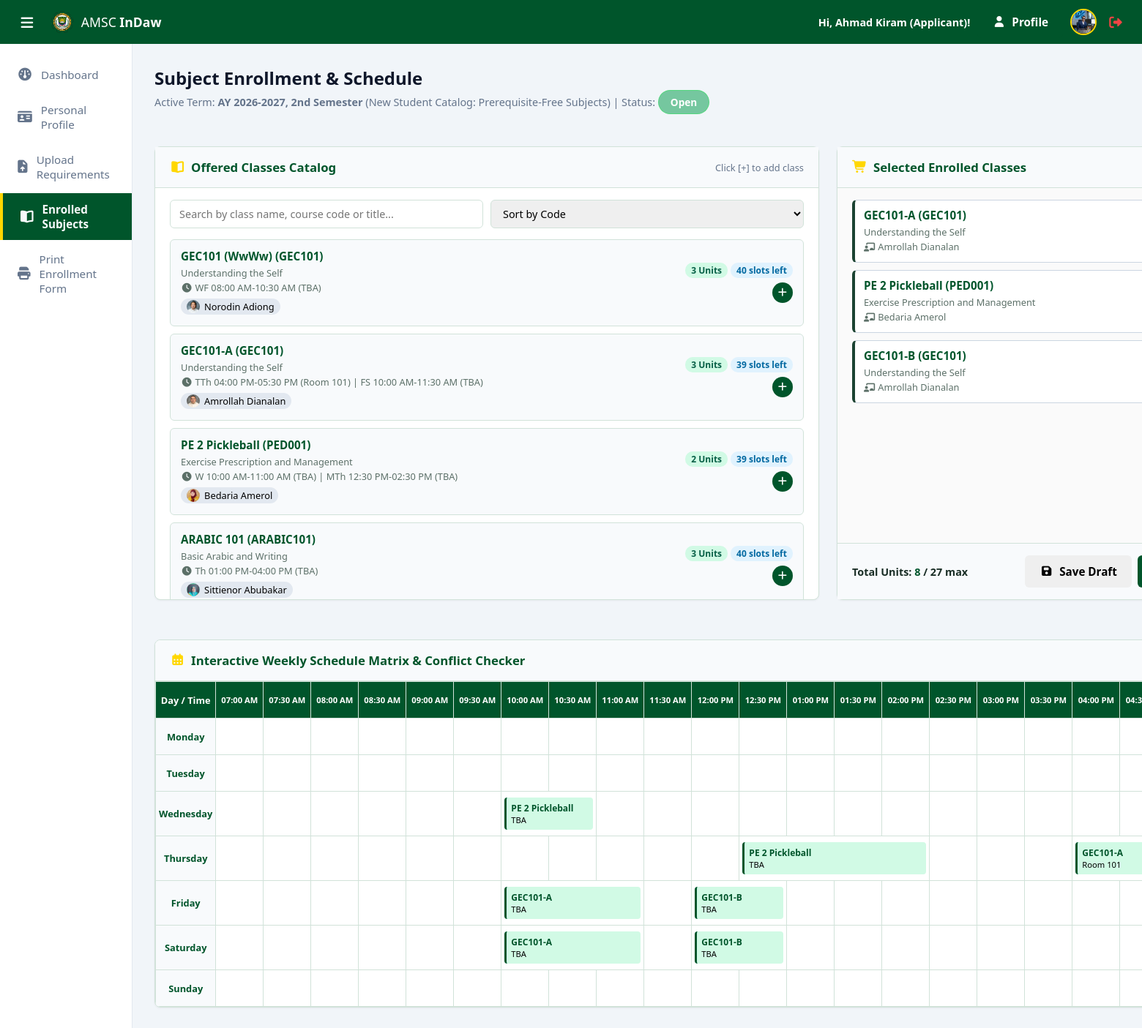
Page /applicant/enrollment.php (signed in) on the committed database.
### tables this page shows
CREATE TABLE `applicants` (
  `ApplicantID` int(11) NOT NULL,
  `UserID` int(11) NOT NULL,
  `ApplicationNumber` varchar(30) NOT NULL,
  `FirstName` varchar(50) NOT NULL,
  `MiddleName` varchar(50) DEFAULT NULL,
  `LastName` varchar(50) NOT NULL,
  `ExtName` enum('Jr.','Sr.','II','III','IV','V','VI') DEFAULT NULL,
  `Gender` enum('Male','Female') NOT NULL,
  `BirthDate` date NOT NULL,
  `ContactNumber` varchar(20) NOT NULL,
  `Address` text NOT NULL,
  `PreferredProgramID_1` int(11) NOT NULL,
  `PreferredProgramID_2` int(11) DEFAULT NULL,
  `PreferredProgramID_3` int(11) DEFAULT NULL,
  `ApplicationStatus` enum('Pending','Under Review','Approved','Rejected') DEFAULT 'Pending',
  `SubmittedAt` timestamp NOT NULL DEFAULT current_timestamp(),
  `ProfilePicture` varchar(255) DEFAULT NULL,
  `UpdatedAt` timestamp NOT NULL DEFAULT current_timestamp() ON UPDATE current_timestamp()
);

CREATE TABLE `academic_years` (
  `ID` int(11) NOT NULL,
  `YearCode` varchar(20) NOT NULL,
  `Semester` varchar(20) NOT NULL,
  `IsActive` tinyint(1) DEFAULT 0,
  `CreatedAt` timestamp NOT NULL DEFAULT current_timestamp(),
  `EnrollmentStatus` enum('Open','Closed') DEFAULT 'Closed',
  `UpdatedAt` timestamp NOT NULL DEFAULT current_timestamp() ON UPDATE current_timestamp()
);

CREATE TABLE `classes` (
  `ID` int(11) NOT NULL,
  `ClassName` varchar(50) NOT NULL,
  `CurriculumSubjectID` int(11) NOT NULL,
  `InstructorID` int(11) DEFAULT NULL,
  `AcademicYearID` int(11) NOT NULL,
  `MaxCapacity` int(11) DEFAULT 40,
  `IsEnrollmentOpen` tinyint(1) DEFAULT 0,
  `IsPetition` tinyint(1) DEFAULT 0,
  `UpdatedAt` timestamp NOT NULL DEFAULT current_timestamp() ON UPDATE current_timestamp()
);

CREATE TABLE `subjects` (
  `ID` int(11) NOT NULL,
  `SubjectCode` varchar(20) NOT NULL,
  `SubjectTitle` varchar(150) NOT NULL,
  `UpdatedAt` timestamp NOT NULL DEFAULT current_timestamp() ON UPDATE current_timestamp()
);

CREATE TABLE `staff_members` (
  `StaffID` int(11) NOT NULL,
  `UserID` int(11) DEFAULT NULL,
  `EmployeeNumber` varchar(30) NOT NULL,
  `FirstName` varchar(50) NOT NULL,
  `MiddleName` varchar(50) DEFAULT NULL,
  `LastName` varchar(50) NOT NULL,
  `ExtName` enum('Jr.','Sr.','II','III','IV','V','VI') DEFAULT NULL,
  `ContactNumber` varchar(20) DEFAULT NULL,
  `Gender` enum('Male','Female') NOT NULL,
  `EmploymentStatus` enum('Full-Time','Part-Time','Contractual') DEFAULT 'Full-Time',
  `IsActive` tinyint(1) DEFAULT 1,
  `CreatedAt` timestamp NOT NULL DEFAULT current_timestamp(),
  `DateOfBirth` date DEFAULT NULL,
  `HomeAddress` text DEFAULT NULL,
  `ProfilePicture` varchar(255) DEFAULT NULL,
  `PositionTitle` varchar(100) DEFAULT NULL,
  `UpdatedAt` timestamp NOT NULL DEFAULT current_timestamp() ON UPDATE current_timestamp()
);

CREATE TABLE `curriculum_subjects` (
  `ID` int(11) NOT NULL,
  `CurriculumID` int(11) NOT NULL,
  `SubjectID` int(11) DEFAULT NULL,
  `YearLevel` enum('1st Year','2nd Year','3rd Year','4th Year') DEFAULT NULL,
  `Semester` enum('1st Semester','2nd Semester','Summer') DEFAULT NULL,
  `CountTowardsTotal` tinyint(1) DEFAULT 1,
  `IsElective` tinyint(1) DEFAULT 0,
  `PrerequisiteLogic` enum('ALL','ANY') DEFAULT 'ALL',
  `IsPlaceholder` tinyint(1) DEFAULT 0,
  `PlaceholderTitle` varchar(50) DEFAULT 'Elective',
  `PlaceholderCode` varchar(20) DEFAULT 'ELECT',
  `Units` double(3,1) DEFAULT 3.0,
  `UpdatedAt` timestamp NOT NULL DEFAULT current_timestamp() ON UPDATE current_timestamp()
);

### applicant/enrollment.php (the view, shortened to what the rows shown need)
<?php
require_once '../config/db.php';
require_once '../config/session_check.php';
$termQuery = mysqli_query($conn, "SELECT * FROM academic_years WHERE IsActive = 1 LIMIT 1");
$currentTerm = mysqli_fetch_assoc($termQuery);
$activeTermName = $currentTerm ? ('AY ' . $currentTerm['YearCode'] . ', ' . $currentTerm['Semester']) : 'No Active Term';
$activeSemester = $currentTerm['Semester'] ?? '';
$activeYearID = $currentTerm['ID'] ?? 0;
$enrollmentStatus = $currentTerm['EnrollmentStatus'] ?? 'Closed';
$isEnrollmentGloballyOpen = ($currentTerm && strtolower(trim($enrollmentStatus)) === 'open');
$studentInfo = null;
if (isset($userInfo['ApplicantID'])) {
    $sQuery = mysqli_prepare($conn, "SELECT s.*, p.ProgramName, c.CurriculumName FROM students s JOIN programs p ON s.ProgramID = p.ID JOIN curriculum c ON s.CurriculumID = c.ID WHERE s.ApplicantID = ? LIMIT 1");
    mysqli_stmt_bind_param($sQuery, 'i', $userInfo['ApplicantID']);
    mysqli_stmt_execute($sQuery);
    $sRes = mysqli_stmt_get_result($sQuery);
    if ($sRow = mysqli_fetch_assoc($sRes)) {
        $studentInfo = $sRow;
    }
}
$offeredClasses = [];
$schedulesByClass = [];
if ($studentInfo && $currentTerm) {
    $currID = $studentInfo['CurriculumID'];
    $classSql = "
        SELECT cl.*, cs.YearLevel, cs.Semester, cs.Units, s.SubjectCode, s.SubjectTitle,
               st.StaffID, st.FirstName as InstFirst, st.LastName as InstLast, st.ProfilePicture as InstPic, st.PositionTitle as InstPos,
               (SELECT COUNT(*) FROM enrollments e WHERE e.ClassID = cl.ID AND e.Status IN ('Draft', 'Enrolled')) as EnrolledCount
        FROM classes cl
        JOIN curriculum_subjects cs ON cl.CurriculumSubjectID = cs.ID
        JOIN subjects s ON cs.SubjectID = s.ID
        LEFT JOIN staff_members st ON cl.InstructorID = st.StaffID
        WHERE cl.AcademicYearID = ?
          AND cs.CurriculumID = ?
          AND (cs.Semester = ? OR cl.IsPetition = 1)
          AND cs.ID NOT IN (SELECT SubjectID FROM subject_prerequisites)
    ";
    $stmt = mysqli_prepare($conn, $classSql);
    mysqli_stmt_bind_param($stmt, 'iis', $activeYearID, $currID, $activeSemester);
    mysqli_stmt_execute($stmt);
    $res = mysqli_stmt_get_result($stmt);
    while ($row = mysqli_fetch_assoc($res)) {
        $offeredClasses[] = $row;
    }
    if (!empty($offeredClasses)) {
        $classIDs = array_column($offeredClasses, 'ID');
        $idsIn = implode(',', $classIDs);
        $schedRes = mysqli_query($conn, "SELECT * FROM class_schedules WHERE ClassID IN ($idsIn)");
        while ($sRow = mysqli_fetch_assoc($schedRes)) {
            $schedulesByClass[$sRow['ClassID']][] = $sRow;
        }
    }
}
?>
<!DOCTYPE html>
<html lang="en">
<head>
    <?php include "../includes/head.php"; ?>
</head>
<body class="dashboard-body">
    <?php include '../includes/header.php'; ?>
    <div class="dashboard-wrapper">
        <main class="dashboard-content">
            <div class="content-header">
                <div>
                    <h2>Subject Enrollment & Schedule</h2>
                    <p class="text-muted">Active Term: <strong><?= htmlspecialchars($activeTermName) ?></strong> (New Student Catalog: Prerequisite-Free Subjects) | Status: <span class="badge <?= $isEnrollmentGloballyOpen ? 'badge-success' : 'badge-danger' ?>" style="<?= $isEnrollmentGloballyOpen ? 'color: white; background-color: #75c79f;' : 'color: white; background-color: red' ?>"><?= htmlspecialchars($enrollmentStatus) ?></span></p>
                </div>
            </div>
            <form id="enrollmentForm" method="POST" action="enrollment">
                <div class="enrollment-container">
                    <div class="panel-card">
                        <div class="panel-body">
                            <div id="availableClassesList">
                                <?php if (empty($offeredClasses)): ?>
                                    <p class="text-muted" style="text-align: center; padding: 30px;">No prerequisite-free offered classes found for your curriculum and semester.</p>
                                <?php else: ?>
                                    <?php foreach ($offeredClasses as $cls):
                                        $classID = $cls['ID'];
                                        $isLocked = ($cls['IsEnrollmentOpen'] == 0 || $cls['EnrolledCount'] >= $cls['MaxCapacity'] || !$isEnrollmentGloballyOpen);
                                        $remainingSlots = $cls['MaxCapacity'] - $cls['EnrolledCount'];
                                        $classSchedules = $schedulesByClass[$classID] ?? [];
                                        $schedTextArr = [];
                                        foreach ($classSchedules as $cs) {
                                            $schedTextArr[] = $cs['DayOfWeek'] . ' ' . date('h:i A', strtotime($cs['StartTime'])) . '-' . date('h:i A', strtotime($cs['EndTime'])) . ' (' . ($cs['RoomAssignment'] ?: 'TBA') . ')';
                                        }
                                        $schedString = !empty($schedTextArr) ? implode(' | ', $schedTextArr) : 'Schedule TBA';
                                    ?>
                                        <div class="subject-item <?= $isLocked ? 'locked' : '' ?>"
                                             data-id="<?= $classID ?>"
                                             data-code="<?= htmlspecialchars($cls['SubjectCode']) ?>"
                                             data-title="<?= htmlspecialchars_decode($cls['SubjectTitle']) ?>"
                                             data-units="<?= $cls['Units'] ?>"
                                             data-classname="<?= htmlspecialchars($cls['ClassName']) ?>"
                                             data-schedule="<?= htmlspecialchars($schedString) ?>"
                                             data-instructor="<?= htmlspecialchars(($cls['InstFirst'] ? $cls['InstFirst'] . ' ' . $cls['InstLast'] : 'TBA')) ?>"
                                             data-schedules='<?= json_encode($classSchedules) ?>'>
                                            <div class="subject-info">
                                                <h4><?= htmlspecialchars($cls['ClassName']) ?> (<?= htmlspecialchars($cls['SubjectCode']) ?>)</h4>
                                                <p><?= htmlspecialchars_decode($cls['SubjectTitle']) ?></p>
                                                <p><i class="fa-solid fa-clock"></i> <?= htmlspecialchars($schedString) ?></p>
                                                <?php if (!empty($cls['InstFirst'])): ?>
                                                    <div class="instructor-tag" title="<?= htmlspecialchars($cls['InstPos'] ?? 'Instructor') ?>">
                                                        <?php
                                                            $instPic = !empty($cls['InstPic']) ? '../assets/uploads/profiles/' . $cls['InstPic'] : $defaultProfilePhoto;
                                                        ?>
                                                        <img src="<?= htmlspecialchars($instPic) ?>" alt="Instructor">
                                                        <span><?= htmlspecialchars($cls['InstFirst'] . ' ' . $cls['InstLast']) ?></span>
                                                    </div>
                                                <?php else: ?>
                                                    <p><i class="fa-solid fa-chalkboard-user"></i> Instructor: <em>TBA</em></p>
                                                <?php endif; ?>
                                            </div>
                                            <div class="subject-meta">
                                                <div style="display: flex; gap: 4px;">
                                                    <span class="unit-badge"><?= $cls['Units'] ?> Units</span>
                                                    <span class="slots-badge"><?= $remainingSlots ?> slots left</span>
                                                </div>
                                                <?php if ($cls['IsEnrollmentOpen'] == 0): ?>
                                                    <span class="locked-badge">Locked</span>
                                                <?php elseif ($cls['EnrolledCount'] >= $cls['MaxCapacity']): ?>
                                                    <span class="locked-badge">Full</span>
                                                <?php elseif ($isEnrollmentGloballyOpen): ?>
                                                    <button type="button" class="add-btn" onclick="addClassToCart(<?= $classID ?>)" title="Add Class"><i class="fa-solid fa-plus"></i></button>
                                                <?php endif; ?>
                                            </div>
                                        </div>
                                    <?php endforeach; ?>
                                <?php endif; ?>
                            </div>
                        </div>
                    </div>
                </div>
            </form>
            <div class="schedule-card">
                <div class="panel-body" style="padding: 0;">
                    <div class="schedule-table-wrapper">
                        <table class="schedule-table" id="scheduleMatrixTable">
                            <thead>
                                <tr>
                                    <th style="width: 100px;">Day / Time</th>
                                    <?php
                                        $timeCols = [];
                                        for ($h = 7; $h <= 18; $h++) {
                                            $timeCols[] = sprintf('%02d:00:00', $h);
                                            if ($h < 18) {
                                                $timeCols[] = sprintf('%02d:30:00', $h);
                                            }
                                        }
                                        foreach ($timeCols as $tCol):
                                            $colLabel = date('h:i A', strtotime($tCol));
                                    ?>
                                        <th style="font-size: 0.7rem; min-width: 65px;"><?= $colLabel ?></th>
                                    <?php endforeach; ?>
                                </tr>
                            </thead>
                        </table>
                    </div>
                </div>
            </div>
        </main>
    </div>
</body>
</html>

### includes/header.php (shortened to what the rows shown need)
<header class="topbar">
    <div class="topbar-right">
        <div class="user-profile-menu">
            <span class="user-name">Hi, <?= !empty($userFirstName) ? $userFirstName : 'User' ?> (<?= $module === 'admin' ? 'Admin' : 'Applicant' ?>)!</span>
            <a href="profile" class="btn btn-primary"><i class="fa-solid fa-user"></i> Profile</a>
            <img src="<?= $userProfilePicture ?>" alt="Profile" class="user-avatar">
            <a href="/amsc_indaw/logout" class="btn-logout" title="Logout">
                <i class="fa-solid fa-right-from-bracket"></i>
            </a>
        </div>
    </div>
</header>

### rows in the picture
applicants: FirstName "Ahmad Kiram", ProfilePicture (picture)
academic_years: activeTermName "AY 2026-2027, 2nd Semester", EnrollmentStatus "Open"
classes: ClassName "GEC101 (WwWw)", subjects.SubjectCode "GEC101", subjects.SubjectTitle "Understanding the Self", schedString "WF 08:00 AM-10:30 AM (TBA)", InstructorID.ProfilePicture (picture), InstructorID.LastName "Norodin Adiong", CurriculumSubjectID.Units "3", MaxCapacity "40"
classes: ClassName "GEC101-A", subjects.SubjectCode "GEC101", subjects.SubjectTitle "Understanding the Self", schedString "TTh 04:00 PM-05:30 PM (Room 101) | FS 10:00 AM-11:30 AM (TBA)", InstructorID.ProfilePicture (picture), InstructorID.LastName "Amrollah Dianalan", CurriculumSubjectID.Units "3", remainingSlots "39"
classes: ClassName "PE 2 Pickleball", subjects.SubjectCode "PED001", subjects.SubjectTitle "Exercise Prescription and Management", schedString "W 10:00 AM-11:00 AM (TBA) | MTh 12:30 PM-02:30 PM (TBA)", InstructorID.ProfilePicture (picture), InstructorID.LastName "Bedaria Amerol", CurriculumSubjectID.Units "2", remainingSlots "39"
classes: ClassName "ARABIC 101", subjects.SubjectCode "ARABIC101", subjects.SubjectTitle "Basic Arabic and Writing", schedString "Th 01:00 PM-04:00 PM (TBA)", InstructorID.ProfilePicture (picture), InstructorID.LastName "Sittienor Abubakar", CurriculumSubjectID.Units "3", MaxCapacity "40"

### other values in the picture
$colLabel "07:00 AM"
$colLabel "07:30 AM"
$colLabel "08:00 AM"
$colLabel "08:30 AM"
$colLabel "09:00 AM"
$colLabel "09:30 AM"
$colLabel "10:00 AM"
$colLabel "10:30 AM"
$colLabel "11:00 AM"
$colLabel "11:30 AM"
$colLabel "12:00 PM"
$colLabel "12:30 PM"
$colLabel "01:00 PM"
$colLabel "01:30 PM"
$colLabel "02:00 PM"
